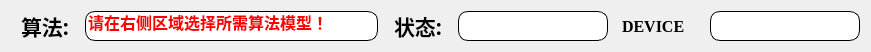
   <widget class="QWidget" name="layoutWidget">
    <property name="geometry">
     <rect>
      <x>133</x>
      <y>739</y>
      <width>871</width>
      <height>32</height>
     </rect>
    </property>
    <layout class="QHBoxLayout" name="horizontalLayout">
     <item>
      <widget class="QLabel" name="label_AL">
       <property name="minimumSize">
        <size>
         <width>60</width>
         <height>30</height>
        </size>
       </property>
       <property name="maximumSize">
        <size>
         <width>90</width>
         <height>30</height>
        </size>
       </property>
       <property name="font">
        <font>
         <family>楷体</family>
         <pointsize>16</pointsize>
         <weight>75</weight>
         <bold>true</bold>
        </font>
       </property>
       <property name="toolTip">
        <string>&lt;html&gt;&lt;head/&gt;&lt;body&gt;&lt;p&gt;当前使用的算法&lt;/p&gt;&lt;/body&gt;&lt;/html&gt;</string>
       </property>
       <property name="styleSheet">
        <string notr="true">QLabel{

   text-align: center;    
 qproperty-alignment: 'AlignCenter';   

padding:2px 4px;  /*QFrame边框与内部其它部件的距离*/
color:rgb(0, 0, 0);		/*字体颜色*/
	


}</string>
       </property>
       <property name="text">
        <string>算法:</string>
       </property>
      </widget>
     </item>
     <item>
      <widget class="QLineEdit" name="lineEdit_Algorithm_name">
       <property name="minimumSize">
        <size>
         <width>0</width>
         <height>30</height>
        </size>
       </property>
       <property name="maximumSize">
        <size>
         <width>400</width>
         <height>16777215</height>
        </size>
       </property>
       <property name="font">
        <font>
         <family>Times New Roman</family>
         <pointsize>12</pointsize>
         <weight>75</weight>
         <bold>true</bold>
        </font>
       </property>
       <property name="styleSheet">
        <string notr="true">QLineEdit{

border:1px solid black; 
border-radius:10px; 
color:red;


}</string>
       </property>
       <property name="text">
        <string>请在右侧区域选择所需算法模型！</string>
       </property>
      </widget>
     </item>
     <item>
      <widget class="QLabel" name="label_state">
       <property name="minimumSize">
        <size>
         <width>60</width>
         <height>30</height>
        </size>
       </property>
       <property name="maximumSize">
        <size>
         <width>90</width>
         <height>30</height>
        </size>
       </property>
       <property name="font">
        <font>
         <family>楷体</family>
         <pointsize>16</pointsize>
         <weight>75</weight>
         <bold>true</bold>
        </font>
       </property>
       <property name="toolTip">
        <string>&lt;html&gt;&lt;head/&gt;&lt;body&gt;&lt;p&gt;当前训练状态&lt;/p&gt;&lt;/body&gt;&lt;/html&gt;</string>
       </property>
       <property name="styleSheet">
        <string notr="true">QLabel{

   text-align: center;    
 qproperty-alignment: 'AlignCenter';   

padding:2px 4px;  /*QFrame边框与内部其它部件的距离*/
color:rgb(0, 0, 0);		/*字体颜色*/
	


}</string>
       </property>
       <property name="text">
        <string>状态:</string>
       </property>
      </widget>
     </item>
     <item>
      <widget class="QLineEdit" name="lineEdit_state">
       <property name="maximumSize">
        <size>
         <width>150</width>
         <height>30</height>
        </size>
       </property>
       <property name="font">
        <font>
         <family>Times New Roman</family>
         <pointsize>12</pointsize>
         <weight>75</weight>
         <bold>true</bold>
        </font>
       </property>
       <property name="styleSheet">
        <string notr="true">QLineEdit{

border:1px solid black; 
border-radius:10px; 

}</string>
       </property>
      </widget>
     </item>
     <item>
      <widget class="QLabel" name="label_DEVICE">
       <property name="minimumSize">
        <size>
         <width>90</width>
         <height>30</height>
        </size>
       </property>
       <property name="font">
        <font>
         <family>Times New Roman</family>
         <pointsize>12</pointsize>
         <weight>75</weight>
         <italic>false</italic>
         <bold>true</bold>
        </font>
       </property>
       <property name="toolTip">
        <string>&lt;html&gt;&lt;head/&gt;&lt;body&gt;&lt;p&gt;当前使用的设备&lt;/p&gt;&lt;/body&gt;&lt;/html&gt;</string>
       </property>
       <property name="styleSheet">
        <string notr="true">QLabel{

   text-align: center;    
 qproperty-alignment: 'AlignCenter';   

padding:2px 4px;  /*QFrame边框与内部其它部件的距离*/
color:rgb(0, 0, 0);		/*字体颜色*/
	font: 12pt &quot;Times New Roman&quot;;
font:bold;

}</string>
       </property>
       <property name="text">
        <string>DEVICE</string>
       </property>
      </widget>
     </item>
     <item>
      <widget class="QLineEdit" name="lineEdit_DEVICE">
       <property name="minimumSize">
        <size>
         <width>120</width>
         <height>30</height>
        </size>
       </property>
       <property name="maximumSize">
        <size>
         <width>150</width>
         <height>16777215</height>
        </size>
       </property>
       <property name="font">
        <font>
         <family>Times New Roman</family>
         <pointsize>12</pointsize>
         <weight>75</weight>
         <bold>true</bold>
        </font>
       </property>
       <property name="styleSheet">
        <string notr="true">QLineEdit{

border:1px solid black; 
border-radius:10px; 

}</string>
       </property>
       <property name="readOnly">
        <bool>true</bool>
       </property>
      </widget>
     </item>
    </layout>
   </widget>
